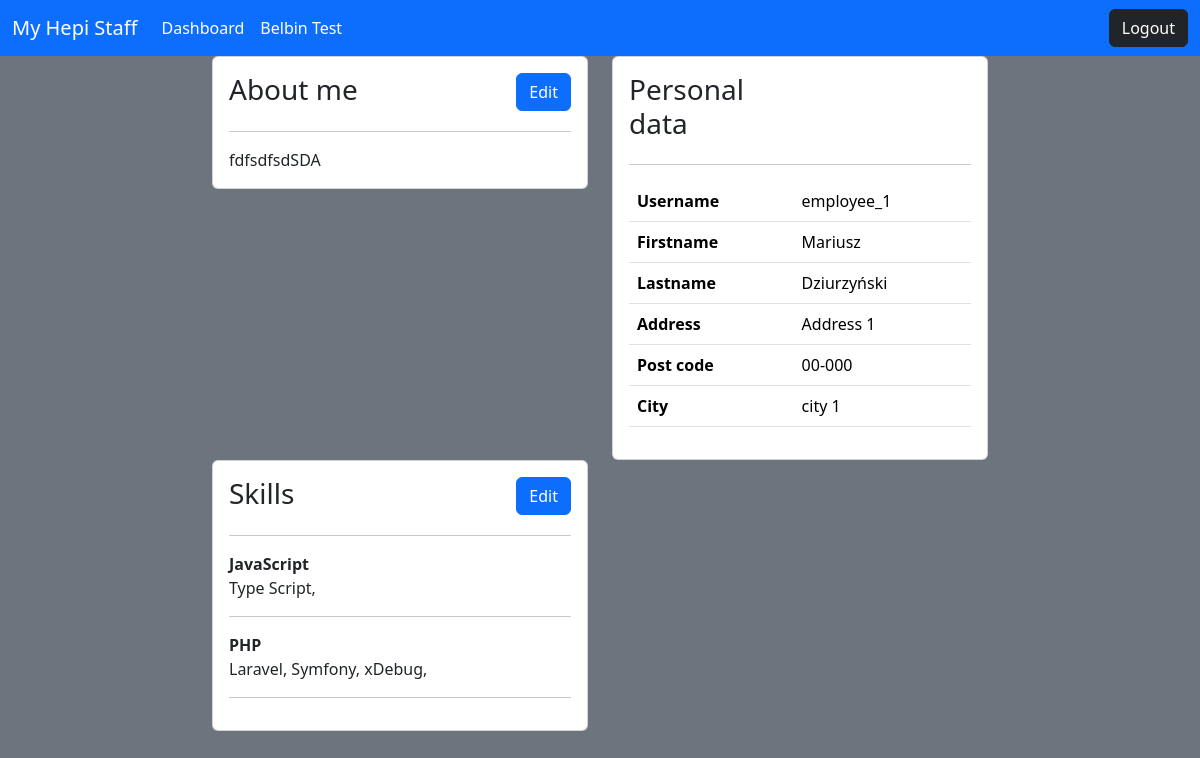
The page / (signed in) on the database its author committed.
### account/models.py (models this page shows, shortened)
class Employee(models.Model):
    account = models.OneToOneField(Account, on_delete=models.CASCADE)
    address = models.CharField(max_length=250, blank=False, null=False)
    post_code = models.CharField(max_length=6, blank=False, null=False)
    city = models.CharField(max_length=150, blank=False, null=False)
    created = models.DateTimeField(auto_now_add=True)
    updated = models.DateTimeField(auto_now=True)
    is_active = models.BooleanField(_('active'), default=True)
    competences = models.ManyToManyField(Competence,
                                         related_name='competence_joined',
                                         blank=True)
    description = models.TextField(blank=True, null=True)
    belbin_test_result = models.CharField(max_length=10, blank=False, default='N/A', null=False)

class Account(models.Model):
    user = models.OneToOneField(User, on_delete=models.CASCADE)
    is_employee = models.BooleanField(default=True, blank=False)
    is_employer = models.BooleanField(default=False, blank=False)

### competence/models.py (models this page shows, shortened)
class Group(models.Model):
    name = models.CharField(max_length=150)
    created = models.DateTimeField(auto_now_add=True)
    updated = models.DateTimeField(auto_now=True)
    status = models.BooleanField(choices=Status.choices, default=Status.ACTIVE)
    class Meta:
        ordering = ['name']
        indexes = [
            models.Index(fields=['name']),
        ]

class Competence(models.Model):
    name = models.CharField(max_length=150)
    competence_group = models.ForeignKey(Group,
                                         on_delete=models.CASCADE,
                                         blank=False,
                                         null=False,
                                         related_name='competence_group')
    created = models.DateTimeField(auto_now_add=True)
    updated = models.DateTimeField(auto_now=True)
    status = models.BooleanField(choices=Status.choices, default=Status.ACTIVE)
    class Meta:
        ordering = ['competence_group__name', 'name']
        indexes = [
            models.Index(fields=['name']),
            models.Index(fields=['competence_group', 'name']),
        ]

### account/views.py (the view)
# urls.py: path('', views.DashboardView.as_view(), name='dashboard'),
class DashboardView(TemplateView):
    template_name = 'account/dashboard.html'
    @method_decorator(login_required)
    def get(self, request, *args, **kwargs):
        context = self.get_context_data()
        return render(request, self.template_name, context=context)
    def get_context_data(self, **kwargs: Any) -> dict[str, Any]:
        context = super().get_context_data()
        user_id = self.request.user.id
        context['account'] = Account.objects.get(user_id=user_id)
        if context['account'].is_employee:
            context['employee'] = Employee.objects.get(account_id=context['account'].id)
            context['competences_groups'] = self._get_sorted_comptences_groups_and_competences_(context['employee'])
        return context
    def _get_sorted_comptences_groups_and_competences_(self, employee: Employee) -> dict[str, Any]:
        competences = employee.competences.all()
        result = {}
        for competence in competences:
            key = competence.competence_group.name
            if key not in result:
                result[key] = []
            result[key].append(competence.name)
        return result

### account/templates/account/dashboard.html (shortened to what this page needs)
{% extends "base.html" %}
{% block content %}
{% if account.is_employee %}
    {% include 'account/employee/dashboard.html' %}
{% endif %}
{% endblock %}

### account/templates/account/employee/dashboard.html
<div class="row justify-content-md-center">
    <div class="col-md-8">
        <div class="row">
            <div class="col-md-6">
                <div class="card">
                    <div class="card-body">
                        <div class="card-title">
                            <div class="row">
                                <div class="col-md-6">
                                    <h3>About me</h3>
                                </div>
                                <div class="col-md-6 text-end">
                                    <a href="{% url 'employee-update' pk=employee.pk %}" class="btn btn-primary">Edit</a>
                                </div>
                            </div>
                            <hr />
                        </div>
                        <div class="card-text">
                            {{ employee.description }}
                        </div>
                    </div>
                </div>
            </div>
            <div class="col-md-6">
                <div class="card">
                    <div class="card-body">
                        <div class="card-title">
                            <div class="row">
                                <div class="col-md-6">
                                    <h3>Personal data</h3>
                                </div>
                            </div>
                            <hr />
                        </div>
                        <div class="card-text">
                            <table class="table">
                                <tbody>
                                    <tr>
                                        <th>Username</th>
                                        <td>{{ employee.account.user.username }}</td>
                                    </tr>
                                    {% if employee.account.user.first_name %}
                                    <tr>
                                        <th>Firstname</th>
                                        <td>{{ employee.account.user.first_name }}</td>
                                    </tr>
                                    {% endif %}
                                    {% if employee.account.user.last_name %}
                                    <tr>
                                        <th>Lastname</th>
                                        <td>{{ employee.account.user.last_name }}</td>
                                    </tr>
                                    {% endif %}
                                    <tr>
                                        <th>Address</th>
                                        <td>{{ employee.address }}</td>
                                    </tr>
                                    <tr>
                                        <th>Post code</th>
                                        <td>{{ employee.post_code }}</td>
                                    </tr>
                                    <tr>
                                        <th>City</th>
                                        <td>{{ employee.city }}</td>
                                    </tr>
                                </tbody>
                            </table>
                        </div>
                    </div>
                </div>
            </div>
        </div>
        <div class="row">
            <div class="col-md-6">
                <div class="card">
                    <div class="card-body">
                        <div class="card-title">
                            <div class="row">
                                <div class="col-md-6">
                                    <h3>Skills</h3>
                                </div>
                                <div class="col-md-6 text-end">
                                    <a href="{% url 'employee-competence-update' employee_id=employee.pk %}" class="btn btn-primary">Edit</a>
                                </div>
                            </div>
                            <hr />
                        </div>
                        <div class="card-text">
                            {% for key, values in competences_groups.items %}
                                <strong>{{ key }}</strong>
                                <br />
                                {% for value in values %}
                                    {{ value }},
                                {% endfor %}
                                <hr />
                            {% endfor %}
                        </div>
                    </div>
                </div>
            </div>
        </div>
    </div>
</div>

### rows shown on the page
Employee: description "fdfsdfsdSDA", account.user.username "employee_1", account.user.first_name "Mariusz", account.user.last_name "Dziurzyński", address "Address 1", post_code "00-000", city "city 1"
Group: competences_groups "JavaScript"
Competence: values "Type Script"
Group: competences_groups "PHP"
Competence: values "Laravel"
Competence: values "Symfony"
Competence: values "xDebug"
